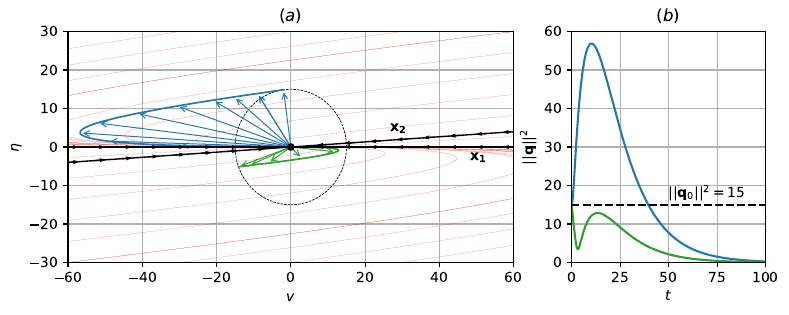

Write the Python code that produced this figure.
from matplotlib.gridspec import GridSpec
import matplotlib.pyplot as plt
from scipy.integrate import odeint
import numpy as np
from matplotlib.patches import Circle
 
# first create create a function that evaluates the right-hand-side of the
# state-space equations for a given state vector

# x is the current state vector 
# t is current simulation time


def fibonacci(n):
    if n <= 1:
        return n
    return fibonacci(n - 1) + fibonacci(n - 2)

def fib_seq(n):

    fib_arr = []

    for i in range(n):
        fib_arr.append(fibonacci(i))

    return fib_arr


def toymodel(q, t, Re, A):
    
    v, eta = q
    dqdt = [A[0,0] * v + A[0,1] * eta, A[1,0] * v + A[1,1] * eta]

    return dqdt

Re = 15

# Computing the eigenvectors
# A = np.array([[-1/Re, 0], [1, -2/Re]])
A = np.array([[-1/Re, -1],[0, - 2/Re]])

xLim = Re*4
yLim = Re*2
# next, define a grid of points at which we will show arrows
x0 = np.linspace(-xLim,xLim,15,endpoint=1)
x1 = np.linspace(-yLim,yLim,15,endpoint=1)

# create a grid
X0,X1=np.meshgrid(x0,x1)

# projections of the trajectory tangent vector 
dX0 = np.zeros(X0.shape)
dX1 = np.zeros(X1.shape)

shape1,shape2 = X1.shape

for indexShape1 in range(shape1):
    for indexShape2 in range(shape2):
        dxdtAtX=toymodel([X0[indexShape1,indexShape2],X1[indexShape1,indexShape2]], 0, Re, A)
        dX0[indexShape1,indexShape2]=dxdtAtX[0]
        dX1[indexShape1,indexShape2]=dxdtAtX[1]     

fig = plt.figure()
gs = GridSpec(1, 3, figure=fig)
ax1 = fig.add_subplot(gs[0, 0:2])
ax2 = fig.add_subplot(gs[0, 2])

# Integrating in time
t = np.linspace(0, 30, 201)

for x0 in np.linspace(-xLim, xLim, 5, endpoint=1):
    for y0 in np.linspace(-yLim*1, yLim*1, 2, endpoint=1):
        sol = odeint(toymodel, [x0,y0], t, (Re,A))
        ax1.plot(sol[:,0], sol[:,1], 'r', lw=0.01)

for y0 in np.linspace(-yLim, yLim, 12, endpoint = 1):
    for x0 in np.linspace(-xLim, xLim, 2, endpoint=1):
        sol = odeint(toymodel, [x0,y0], t, (Re,A))
        ax1.plot(sol[:,0], sol[:,1], 'r', lw=0.01)

# Computing the eigenmodes
[D,V] = np.linalg.eig(A)

# Optimal initial conditions
[L,S,R] = np.linalg.svd(A)
L = L*xLim/4
t_arr = np.linspace(0, 100, 201)
sol = odeint(toymodel, L[:,1], t_arr, (Re,A))
ax1.plot(sol[:,0], sol[:,1], 'C0', lw=1.2)
ax2.plot(t_arr, np.sqrt(sol[:,0]**2 + sol[:,1]**2), lw=1.5)

sol_trunc = sol[fib_seq(11),:]
for i in range(len(sol_trunc)):
    # ax1.quiver(0, 0, sol[i, 0], sol[i, 1], scale_units='x')
    ax1.annotate("", xytext=(0, 0), xy=(sol_trunc[i, 0], sol_trunc[i, 1]), arrowprops=dict(arrowstyle="->", color='C0', lw=0.7))
# ax1.quiver(sol[:-1, 0], sol[:-1, 1], sol[1:, 0]-sol[:-1, 0], sol[1:, 1]-sol[:-1, 1], scale_units='xy', angles='xy', scale=1, color='C0')    

# Random initial condition
angle = 200
norm = np.sqrt(L[0,1]**2 + L[1,1]**2)
rad = np.pi / 180 * angle
rand = [np.cos(rad)*norm, np.sin(rad)*norm]
sol = odeint(toymodel, rand, t_arr, (Re,A))
ax1.plot(sol[:,0], sol[:,1], 'C2', lw=1.2)
ax2.plot(t_arr, np.sqrt(sol[:,0]**2 + sol[:,1]**2), 'C2', lw=1.5)

sol_trunc = sol[fib_seq(9)[::2],:]
for i in range(len(sol_trunc)):
    # ax1.quiver(0, 0, sol[i, 0], sol[i, 1], scale_units='x')
    ax1.annotate("", xytext=(0, 0), xy=(sol_trunc[i, 0], sol_trunc[i, 1]), arrowprops=dict(arrowstyle="->", color='C2', lw=0.7))
# ax1.quiver(sol[:-1, 0], sol[:-1, 1], sol[1:, 0]-sol[:-1, 0], sol[1:, 1]-sol[:-1, 1], scale_units='xy', angles='xy', scale=1, color='C0')    

init_energy = np.sqrt(sol[0,0]**2 + sol[0,1]**2)
ax2.plot([t_arr[0], t_arr[-1]], [init_energy, init_energy], 'k--')
ax2.text(t_arr[-1]-10, init_energy+0.5, fr'$||\mathbf{{q}}_0||^2 = {init_energy:.0f}$', ha = 'right', va='bottom')
ax2.set_xlabel(r'$t$')
ax2.set_ylabel(r'$||\mathbf{q}||^2$')
ax2.grid()
ax2.set_xlim([t_arr[0], t_arr[-1]])
ax2.set_ylim([0, 60])
ax2.set_title(r'$(b)$')


# Plotting magnitude of opt
center = (0.0, 0.0)
circle = Circle(center, norm, fill=0, linestyle='--', lw=0.5)
ax1.add_patch(circle)


# Plotting stable node
ax1.scatter(0, 0, 20, 'k',zorder=100)
V1 = V[:,0] / np.linalg.norm(V[:,0])
# ax1.annotate("", xytext=(0, 0), xy=(V[0, 0], V[1, 0]), arrowprops=dict(arrowstyle="<-", color='k'))
# ax1.annotate("", xytext=(0, 0), xy=(V[0, 1], V[1, 1]), arrowprops=dict(arrowstyle="<-", color='k'))
# ax1.quiver(0, 0, V1[0], V1[1], angles='xy', scale_units='xy', scale=1, color='k')
scalars = np.linspace(10, 60, 8)  # from -2 to 2
# Base points for the arrows
starts = np.outer(scalars, V1)
# Arrow directions (all same as eigenmode direction)
xx = np.full_like(scalars, V1[0])
yy = np.full_like(scalars, V1[1])
# Plot
ax1.quiver(starts[:, 0], starts[:, 1], -xx, -yy, angles='xy', scale_units='xy', scale=0.33, color='k', width = 0.003, zorder=99)
ax1.plot([0, starts[-1,0]], [0, starts[-1,1]], 'k', lw = 1, zorder=90)
ax1.quiver(-starts[:, 0], -starts[:, 1], xx, yy, angles='xy', scale_units='xy', scale=0.33, color='k', width = 0.003, zorder=99)
ax1.plot([0, -starts[-1,0]], [0, -starts[-1,1]], 'k', lw = 1, zorder=90)

ax1.text(starts[-2,0], starts[-2,1]-1, r'$\mathbf{x_1}$', ha='right', va='top', fontsize=10)

V2 = V[:,1] / np.linalg.norm(V[:,1])
# ax1.annotate("", xytext=(0, 0), xy=(V[0, 0], V[1, 0]), arrowprops=dict(arrowstyle="<-", color='k'))
# ax1.annotate("", xytext=(0, 0), xy=(V[0, 1], V[1, 1]), arrowprops=dict(arrowstyle="<-", color='k'))
# ax1.quiver(0, 0, V2[0], V2[1], angles='xy', scale_units='xy', scale=1, color='k')
# scalars = np.linspace(0, 80, 21)  # from -2 to 2
# Base points for the arrows
starts = np.outer(scalars, V2)
# Arrow directions (all same as eigenmode direction)
xx = np.full_like(scalars, V2[0])
yy = np.full_like(scalars, V2[1])
# Plot
ax1.quiver(starts[:, 0], starts[:, 1], -xx, -yy, angles='xy', scale_units='xy', scale=0.33, color='k', width = 0.003, zorder=99)
ax1.plot([0, starts[-1,0]], [0, starts[-1,1]], 'k', lw = 1, zorder=90)
ax1.quiver(-starts[:, 0], -starts[:, 1], xx, yy, angles='xy', scale_units='xy', scale=0.33, color='k', width = 0.003, zorder=99)
ax1.plot([0, -starts[-1,0]], [0, -starts[-1,1]], 'k', lw = 1, zorder=90)

ax1.text(starts[-5,0], starts[-5,1]+1, r'$\mathbf{x_2}$', ha='right', va='bottom', fontsize=10)
# labelling eigenmodes



# ax1.quiver(X0, X1, dX0, dX1, scale=10, scale_units='xy')
# ax1.arrow(D[0]*V[0,0], D[0]*V[0,1], -D[0]*V[0,0], -D[0]*V[0,1])
# ax1.quiver(0,0, V[0,0], V[0,1], scale=1, scale_units='xy')
# ax1.plot([0, 10*V[0,0]], [0, 10*V[0,1]], zorder=99)
# ax1.plot([0, 10*V[1,0]], [0, 10*V[1,1]], zorder=99)
ax1.plot
ax1.grid()
ax1.set_xlim(-xLim*1., xLim*1.)
ax1.set_ylim(-yLim*1., yLim*1.)
ax1.set_xlabel(r'$v$')
ax1.set_ylabel(r'$\eta$')
ax1.set_title(r'$(a)$')

fig.set_size_inches(9, 3)
fig.subplots_adjust(wspace=0.3)
fig.savefig('PhasePotrait.pdf', dpi=300, bbox_inches='tight')
